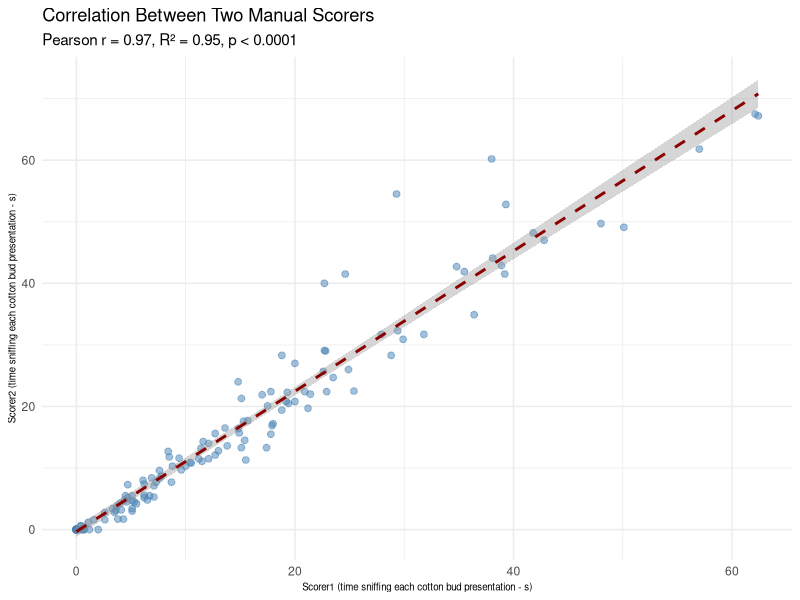

Source code (R):
## ---- chunk 1
# Load required library
library(ggplot2)
setwd("")

# 1. Read the CSV file (replace with your actual file path)
data <- read.csv("odour_by_order_combined_manual2_correlation.csv")

# 3. Correlation test between column 'a' and 'b'
cor_result <- cor.test(data$Scorer1, data$Scorer2, method = "pearson")
# Compute R-squared
r2_value <- cor_result$estimate^2
p <- cor_result$p.value

p_text <- if (p < 0.0001) {
  "p < 0.0001"
} else if (p < 0.001) {
  "p < 0.001"
} else if (p < 0.01) {
  "p < 0.01"
} else if (p < 0.05) {
  "p < 0.05"
} else {
  paste0("p = ", signif(p, 3))
}

# Show result
cat("r =", round(cor_result$estimate, 3), ",", p_text)

# Create plot
pcorrelation <- ggplot(data, aes(x = Scorer1, y = Scorer2)) +
  geom_point(color = "steelblue", size = 2, alpha = 0.5) +
  geom_smooth(method = "lm", se = TRUE, color = "darkred", linetype = "dashed") +
  theme_minimal() +
  theme(
    axis.title.x = element_text(size = 7),
    axis.title.y = element_text(size = 7)
  ) +
  labs(
    title = "Correlation Between Two Manual Scorers",
    subtitle = paste0(
      "Pearson r = ", round(cor_result$estimate, 2),
      ", R² = ", round(r2_value, 2),
       ", ", p_text
    ),
    x = "Scorer1 (time sniffing each cotton bud presentation - s)",
    y = "Scorer2 (time sniffing each cotton bud presentation - s)"
  )

       
ggsave("manual2_corr_r2.tiff", plot = pcorrelation, width = 5, height = 3, dpi = 600)  # Adjust width, height, and dpi as needed and save the image in the folder where the code file is
